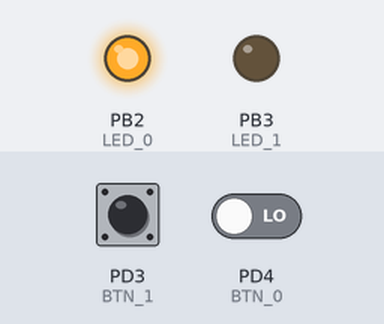
Recording of a program running on a simulated ATmega328P, built with avr-gcc and emulated at 16 MHz. Shown: output pins drawn as LEDs (lit = HIGH). The inputs (shaded band) are chosen by the test bench; at power-on: PD3 (BTN_1) LOW, PD4 (BTN_0) LOW.

Above: at 0.1 s.
At 6.8 s:
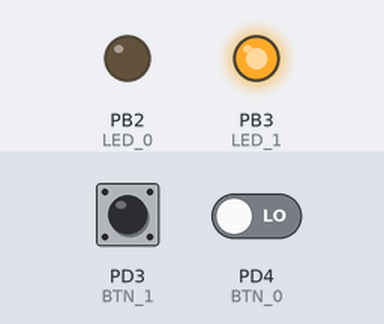
6.9 s: PD3 (BTN_1) pulled HIGH for 3 s
At 7.9 s:
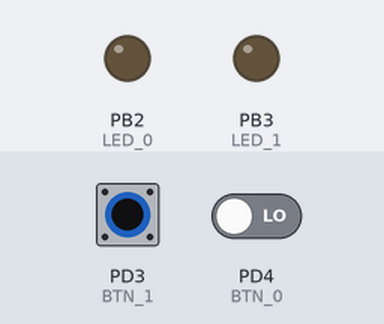
Timing chart, 0 to 17.5 s (numbered marks = the images above; inputs shaded):
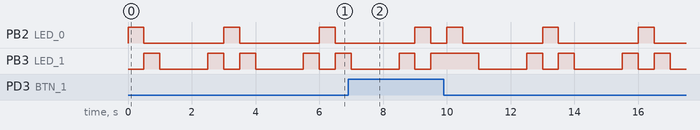

The program:

main.c
```c
/*
 * Actividad Fundamental 2
 *
 *
 *                                                                       *
 *   Microcontroladores
 *   Auto Increible
 *   Dispositivo: Arduino nano atmega328p
 *   Lenguaje C                                                          *
 *   Rev: 1.0
 *   Gerardo Lopez Oseguera
 *   1143867                                                             *
 *                                                     Fecha: 02/03/23   *
 ************************************************************************/
// ------- Preamble -------- //
//-- Bibliotecas
#include <avr/io.h> //se incluyen las bibioletcas de E/S del AVR
#define F_CPU 16000000UL //1 Mhz velocidad del cristal interno
#include <util/delay.h> /* Funciones para retardos de tiempo */

//-----Etiquetas------------//
//---- Inputs
#define BTN_DDRX   DDRD
#define BTN_PORTX  PORTD
#define BTN_PINX   PIND
#define BTN_0      PORTD4
#define BTN_1      PORTD3
#define TIEMPO 500

//----Outputs
#define LED_DDRX  DDRB
#define LED_PORTX PORTB
#define LED_PINX  PINB
#define LED_0      PORTB2 // Etiquetas de los LEDS segun su puerto de conexion  esto remplaza el numero binario
#define LED_1      PORTB3
#define LED_2      PORTB4
#define LED_3      PORTB5

//-- Macros
//-- Inputs
//BTN_0
#define BTN_0_PRESS (BTN_PINX & (1<<BTN_0))
//btn_1
#define BTN_1_PRESS (BTN_PINX & (1<<BTN_1))

//--Output
//-LED O
#define LED_0_ON  LED_PORTX |=  (1<<LED_0)
#define LED_0_OFF LED_PORTX &= ~(1<<LED_0)
//-LED 1
#define LED_1_ON  LED_PORTX |=  (1<<LED_1)
#define LED_1_OFF LED_PORTX &= ~(1<<LED_1)
//-LED 2
#define LED_2_ON  LED_PORTX |=  (1<<LED_2)
#define LED_2_OFF LED_PORTX &= ~(1<<LED_2)
//-LED 3
#define LED_3_ON  LED_PORTX |=  (1<<LED_3)
#define LED_3_OFF LED_PORTX &= ~(1<<LED_3)

//--Funciones ()
//-- Prototipos de Funciones()
void ports_init(void);


// ------- MAIN -------- //
int main(void)
{
// ---- Inits-----//
	ports_init();//llama la funcion

//----- Event Loop----//
while(1)
{
      //00
  	  if(!BTN_1_PRESS&&!BTN_0_PRESS)//
      {

                // 8421 8421
                //Ob0000_0000;
                LED_0_ON;// prender el led
                _delay_ms(TIEMPO);//retardo
                LED_0_OFF;//apagar el led
                LED_1_ON;//
                _delay_ms(TIEMPO);//
                LED_1_OFF;
                LED_2_ON;//
                _delay_ms(TIEMPO);//
                LED_2_OFF;
                LED_3_ON;// o
                _delay_ms(TIEMPO);//
                LED_3_OFF;
                LED_2_ON;//regreso del led 4
                _delay_ms(TIEMPO);//retardo
                LED_2_OFF;
                LED_1_ON;// regreso del led 3
                _delay_ms(TIEMPO);//retardo
                LED_1_OFF;

       }
  	  //01
        else if (!BTN_1_PRESS&& BTN_0_PRESS)
        {
          LED_1_OFF;// apagados LED_0
          LED_0_OFF;
          LED_2_OFF;
          LED_3_OFF;
        }
       //10
          else if ( BTN_1_PRESS&&!BTN_0_PRESS)
          {
            LED_0_ON;// apagados LED
            LED_3_ON;
            LED_1_OFF;
            LED_2_OFF;
            _delay_ms(TIEMPO);//retardo
            LED_0_OFF;// apagados LED
            LED_3_OFF;
            LED_1_ON;
            LED_2_ON;
            _delay_ms(TIEMPO);//retardo
          }
       //11
            else
            {
              LED_1_ON;// enciendo LED_0
          	  LED_0_ON;
              LED_2_ON;
              LED_3_ON;
            }
	}// Fin del while
}// Fin del main


void ports_init(void)
{
//-- Definir entradas y salidas
//- Inputs (colocamos 0)
	BTN_DDRX &= ~(1<<BTN_0); // solo PORTD4  es una entrada el & ~(1<<PORTD4) = 0
	BTN_DDRX &= ~(1<<BTN_1); // solo PORTD3 es una entrada

// - Outputs (colocamos 1)
	LED_DDRX |= (1<<LED_0); // solo PORTB4 es una salida el | (1<<PORTB4) = 1
	LED_DDRX |= (1<<LED_1);// Solo PORTB3 es una salida

//-- Init Entrada y Salidas
//- Inputs
	BTN_PORTX &= ~(1<<BTN_0);// Pull- down
	BTN_PORTX &= ~(1<<BTN_1);// Pull- down

//-Outputs
	LED_PORTX &= ~(1<<LED_0);// Output low (sink)
	LED_PORTX &= ~(1<<LED_1);// Output low (sink)
}
```
